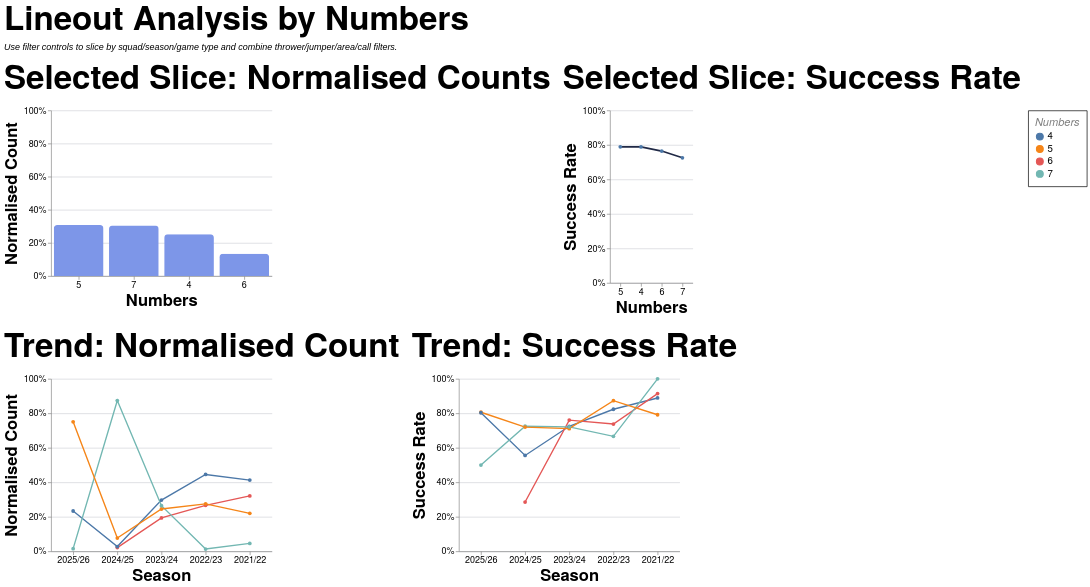

The Vega-Lite source for this figure:
### Vega-Lite specification from a JSON file in a GitHub repository (floating-point values rounded to 4 significant figures; data arrays with more than 128 entries replaced by an {"elided": "..."} marker saying what was removed)
{"config": {"axis": {"labelFont": "PT Sans Narrow, Helvetica Neue, Helvetica, Arial, sans-serif", "titleFont": "PT Sans Narrow, Helvetica Neue, Helvetica, Arial, sans-serif", "labelFontSize": 13, "titleFontSize": 24, "gridColor": "#202947", "gridOpacity": 0.2, "zindex": 1}, "text": {"font": "Lato, sans-serif"}, "bar": {"cornerRadiusEnd": 5}, "header": {"labelFont": "PT Sans Narrow, Helvetica Neue, Helvetica, Arial, sans-serif", "titleFont": "PT Sans Narrow, Helvetica Neue, Helvetica, Arial, sans-serif", "labelFontSize": 24, "titleFontSize": 28, "labelFontWeight": "bold", "orient": "left"}, "legend": {"labelFont": "PT Sans Narrow, Helvetica Neue, Helvetica, Arial, sans-serif", "titleFont": "PT Sans Narrow, Helvetica Neue, Helvetica, Arial, sans-serif", "labelFontSize": 14, "titleFontSize": 16, "titlePadding": 5, "fillColor": "white", "strokeColor": "black", "padding": 10, "titleFontWeight": "lighter", "titleFontStyle": "italic", "titleColor": "gray", "offset": 10}, "title": {"font": "PT Sans Narrow, Helvetica Neue, Helvetica, Arial, sans-serif", "fontSize": 48, "fontWeight": "bold", "anchor": "start", "align": "center", "titlePadding": 20, "subtitlePadding": 10, "subtitleFontSize": 13, "subtitleColor": "", "subtitleFontStyle": "italic", "offset": 15, "color": "black"}, "axisX": {"labelAngle": 0}, "facet": {"title": null, "header": null, "align": {"row": "each", "column": "each"}, "spacing": 10}, "resolve": {"scale": {"y": "independent", "facet": "independent"}}, "background": "transparent", "scale": {"offsetBandPaddingOuter": 0.2, "offsetBandPaddingInner": 0.1}, "view": {"stroke": null, "background": "transparent"}}, "vconcat": [{"hconcat": [{"mark": {"type": "bar", "color": "#7d96e8"}, "encoding": {"tooltip": [{"field": "numbers", "title": "Numbers", "type": "nominal"}, {"field": "attempts", "format": ",.0f", "title": "Lineouts", "type": "quantitative"}, {"field": "share", "format": ".1%", "title": "Normalised Count", "type": "quantitative"}], "x": {"field": "numbers", "sort": "-y", "title": "Numbers", "type": "nominal"}, "y": {"axis": {"format": "%"}, "field": "share", "scale": {"domain": [0, 1]}, "title": "Normalised Count", "type": "quantitative"}}, "height": 240, "title": "Selected Slice: Normalised Counts", "transform": [{"filter": "(loSquad == 'All' || datum.squad == loSquad) && (loGameType == 'All' || (loGameType == 'League + Cup' && (datum.game_type == 'League' || datum.game_type == 'Cup')) || (loGameType == 'League only' && datum.game_type == 'League') || datum.game_type == loGameType) && (loOpposition == 'All' || datum.opposition == loOpposition) && (loThrower == 'All' || datum.thrower == loThrower) && (loJumper == 'All' || datum.jumper == loJumper) && (loArea == 'All' || datum.area == loArea) && (loNumbers == 'All' || datum.numbers == loNumbers) && (loCall == 'All' || datum.call == loCall) && (loCallType == 'All' || datum.call_type == loCallType)"}, {"filter": "(loSeason == 'All' || datum.season == loSeason)"}, {"aggregate": [{"op": "count", "as": "attempts"}, {"op": "sum", "field": "won", "as": "won"}], "groupby": ["numbers"]}, {"joinaggregate": [{"op": "sum", "field": "attempts", "as": "total_attempts"}]}, {"calculate": "datum.attempts / datum.total_attempts", "as": "share"}, {"calculate": "datum.won / datum.attempts", "as": "success_rate"}], "width": 320}, {"mark": {"type": "line", "color": "#202946", "point": true, "strokeWidth": 2.5}, "encoding": {"tooltip": [{"field": "numbers", "title": "Numbers", "type": "nominal"}, {"field": "won", "format": ",.0f", "title": "Won", "type": "quantitative"}, {"field": "attempts", "format": ",.0f", "title": "Lineouts", "type": "quantitative"}, {"field": "success_rate", "format": ".1%", "title": "Success Rate", "type": "quantitative"}], "x": {"field": "numbers", "sort": "-y", "title": "Numbers", "type": "nominal"}, "y": {"axis": {"format": "%"}, "field": "success_rate", "scale": {"domain": [0, 1]}, "title": "Success Rate", "type": "quantitative"}}, "height": 250, "title": "Selected Slice: Success Rate", "transform": [{"filter": "(loSquad == 'All' || datum.squad == loSquad) && (loGameType == 'All' || (loGameType == 'League + Cup' && (datum.game_type == 'League' || datum.game_type == 'Cup')) || (loGameType == 'League only' && datum.game_type == 'League') || datum.game_type == loGameType) && (loOpposition == 'All' || datum.opposition == loOpposition) && (loThrower == 'All' || datum.thrower == loThrower) && (loJumper == 'All' || datum.jumper == loJumper) && (loArea == 'All' || datum.area == loArea) && (loNumbers == 'All' || datum.numbers == loNumbers) && (loCall == 'All' || datum.call == loCall) && (loCallType == 'All' || datum.call_type == loCallType)"}, {"filter": "(loSeason == 'All' || datum.season == loSeason)"}, {"aggregate": [{"op": "count", "as": "attempts"}, {"op": "sum", "field": "won", "as": "won"}], "groupby": ["numbers"]}, {"joinaggregate": [{"op": "sum", "field": "attempts", "as": "total_attempts"}]}, {"calculate": "datum.attempts / datum.total_attempts", "as": "share"}, {"calculate": "datum.won / datum.attempts", "as": "success_rate"}], "width": {"step": 30}}], "spacing": 16}, {"hconcat": [{"mark": {"type": "line", "point": true, "strokeWidth": 2}, "encoding": {"color": {"field": "numbers", "title": "Numbers", "type": "nominal"}, "tooltip": [{"field": "season", "title": "Season", "type": "nominal"}, {"field": "numbers", "title": "Numbers", "type": "nominal"}, {"field": "attempts", "format": ",.0f", "title": "Lineouts", "type": "quantitative"}, {"field": "norm_count", "format": ".1%", "title": "Normalised Count", "type": "quantitative"}], "x": {"field": "season", "sort": "-x", "title": "Season", "type": "nominal"}, "y": {"axis": {"format": "%"}, "field": "norm_count", "scale": {"domain": [0, 1]}, "title": "Normalised Count", "type": "quantitative"}}, "height": 250, "title": "Trend: Normalised Count", "transform": [{"filter": "(loSquad == 'All' || datum.squad == loSquad) && (loGameType == 'All' || (loGameType == 'League + Cup' && (datum.game_type == 'League' || datum.game_type == 'Cup')) || (loGameType == 'League only' && datum.game_type == 'League') || datum.game_type == loGameType) && (loOpposition == 'All' || datum.opposition == loOpposition) && (loThrower == 'All' || datum.thrower == loThrower) && (loJumper == 'All' || datum.jumper == loJumper) && (loArea == 'All' || datum.area == loArea) && (loNumbers == 'All' || datum.numbers == loNumbers) && (loCall == 'All' || datum.call == loCall) && (loCallType == 'All' || datum.call_type == loCallType)"}, {"aggregate": [{"op": "count", "as": "attempts"}, {"op": "sum", "field": "won", "as": "won"}], "groupby": ["season", "numbers"]}, {"joinaggregate": [{"op": "sum", "field": "attempts", "as": "season_attempts"}], "groupby": ["season"]}, {"calculate": "datum.attempts / datum.season_attempts", "as": "norm_count"}, {"calculate": "datum.won / datum.attempts", "as": "success_rate"}], "width": 320}, {"mark": {"type": "line", "point": true, "strokeWidth": 2}, "encoding": {"color": {"field": "numbers", "title": "Numbers", "type": "nominal"}, "tooltip": [{"field": "season", "title": "Season", "type": "nominal"}, {"field": "numbers", "title": "Numbers", "type": "nominal"}, {"field": "won", "format": ",.0f", "title": "Won", "type": "quantitative"}, {"field": "attempts", "format": ",.0f", "title": "Lineouts", "type": "quantitative"}, {"field": "success_rate", "format": ".1%", "title": "Success Rate", "type": "quantitative"}], "x": {"field": "season", "sort": "-x", "title": "Season", "type": "nominal"}, "y": {"axis": {"format": "%"}, "field": "success_rate", "scale": {"domain": [0, 1]}, "title": "Success Rate", "type": "quantitative"}}, "height": 250, "title": "Trend: Success Rate", "transform": [{"filter": "(loSquad == 'All' || datum.squad == loSquad) && (loGameType == 'All' || (loGameType == 'League + Cup' && (datum.game_type == 'League' || datum.game_type == 'Cup')) || (loGameType == 'League only' && datum.game_type == 'League') || datum.game_type == loGameType) && (loOpposition == 'All' || datum.opposition == loOpposition) && (loThrower == 'All' || datum.thrower == loThrower) && (loJumper == 'All' || datum.jumper == loJumper) && (loArea == 'All' || datum.area == loArea) && (loNumbers == 'All' || datum.numbers == loNumbers) && (loCall == 'All' || datum.call == loCall) && (loCallType == 'All' || datum.call_type == loCallType)"}, {"aggregate": [{"op": "count", "as": "attempts"}, {"op": "sum", "field": "won", "as": "won"}], "groupby": ["season", "numbers"]}, {"joinaggregate": [{"op": "sum", "field": "attempts", "as": "season_attempts"}], "groupby": ["season"]}, {"calculate": "datum.attempts / datum.season_attempts", "as": "norm_count"}, {"calculate": "datum.won / datum.attempts", "as": "success_rate"}], "width": 320}], "spacing": 16}], "data": {"name": "data-86f63bd876d4d4e7b45b6196208ddd9c"}, "params": [{"name": "loSquad", "value": "All"}, {"name": "loSeason", "value": "All"}, {"name": "loGameType", "value": "All"}, {"name": "loOpposition", "value": "All"}, {"name": "loThrower", "value": "All"}, {"name": "loJumper", "value": "All"}, {"name": "loArea", "value": "All"}, {"name": "loNumbers", "value": "All"}, {"name": "loCall", "value": "All"}, {"name": "loCallType", "value": "All"}], "spacing": 22, "title": {"text": "Lineout Analysis by Numbers", "subtitle": "Use filter controls to slice by squad/season/game type and combine thrower/jumper/area/call filters."}, "$schema": "https://vega.github.io/schema/vega-lite/v5.20.1.json", "datasets": {"data-86f63bd876d4d4e7b45b6196208ddd9c": {"elided": "1291 records"}}}
